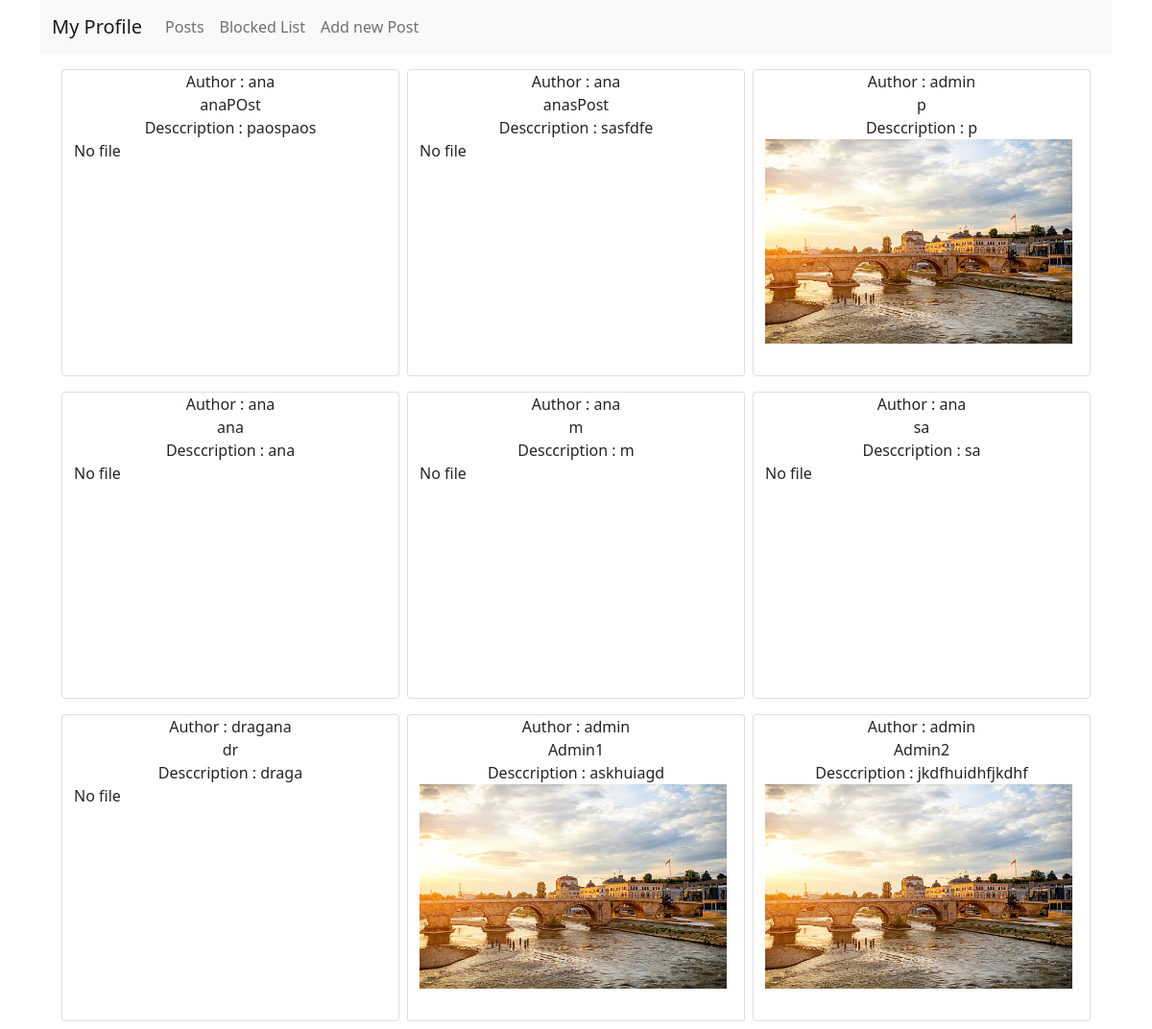
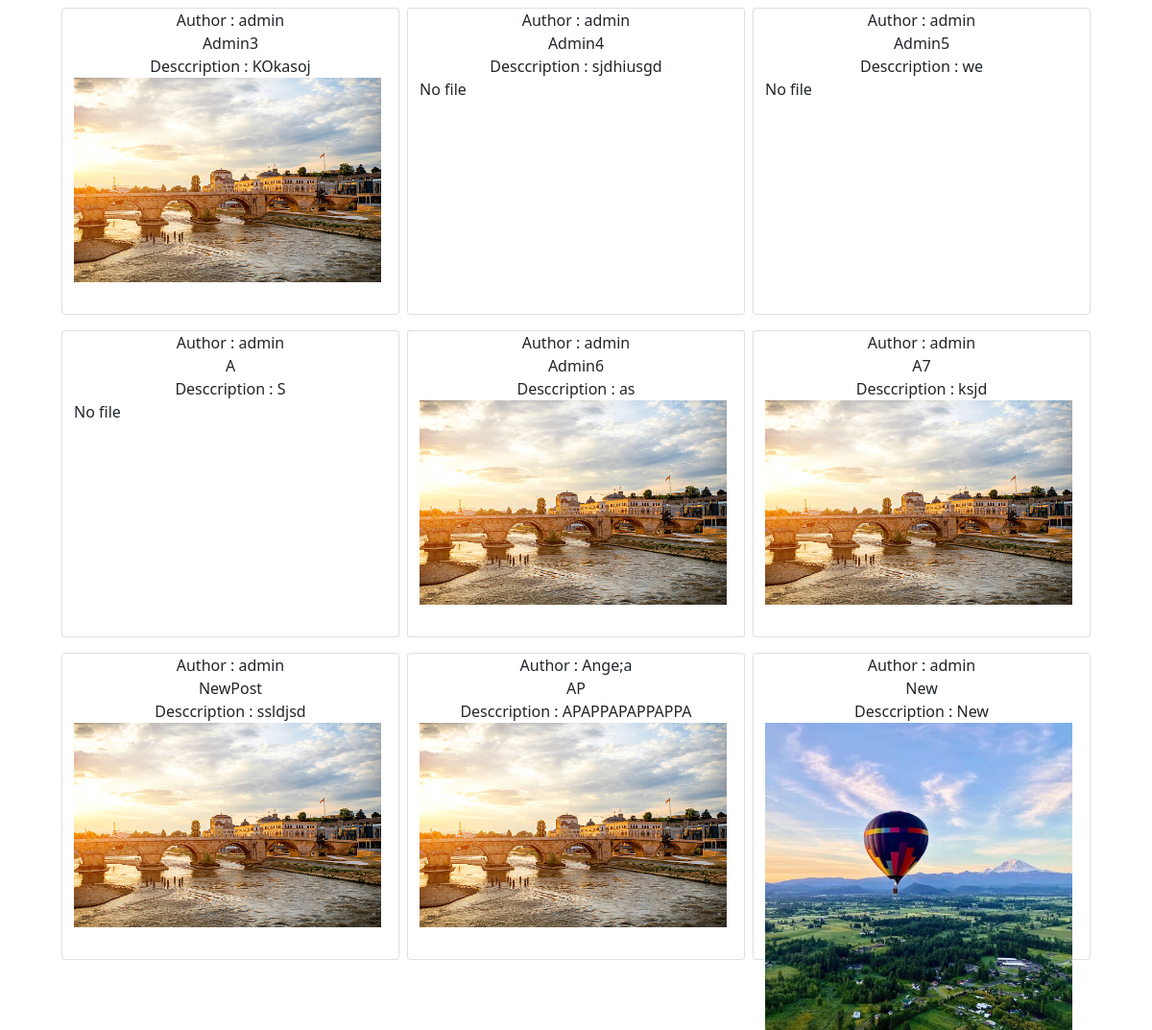
Screenshot of /posts/ (signed in) with the database file from the repository (2 pictures, top to bottom).
### labDj/models.py (models this page shows, shortened)
class Post(models.Model):
    author = models.ForeignKey(UserModel, on_delete=models.CASCADE)
    title = models.CharField(max_length=50)
    desc = models.CharField(max_length=200)
    pub_date = models.DateTimeField('publish_date')
    change_date = models.DateTimeField('change_date')
    file = models.FileField(upload_to="post_pictures", blank=True, null=True)

class UserModel(models.Model):
    user_model = models.ForeignKey(django.contrib.auth.models.User, on_delete=models.CASCADE)
    profile_pic = models.ImageField(upload_to="profile_pictures", blank=True, null=True)
    profession = models.CharField(max_length=50, blank=True, null=True)

### labDj/views.py (the view)
# urls.py: path('posts/', posts, name='post'),
def posts(request):
    blocked = BlockedList.objects.filter(user_blocking__user_model=request.user)
    block_list = [b.user_blocked.user_model for b in blocked]
    print(block_list)
    queryset = Post.objects.exclude(author__user_model=request.user).exclude(author__user_model__in=block_list)
    context = {"posts": queryset}
    return render(request, 'posts.html', context=context)

### labDj/templates/posts.html (shortened to what this page needs)
<!DOCTYPE html>
<html lang="en">
<head>
    <link href="https://cdn.jsdelivr.net/npm/bootstrap@5.0.2/dist/css/bootstrap.min.css" rel="stylesheet"
>
</head>
<body>
<div class="container">
        <nav class="navbar navbar-expand-lg navbar-light bg-light mb-3">
        <div class="container-fluid">
            <a class="navbar-brand" href="http://127.0.0.1:8000/profile">My Profile</a>
            <div class="collapse navbar-collapse" id="navbarNav">
                <ul class="navbar-nav">
                    <li class="nav-item">
                        <a class="nav-link" href="http://127.0.0.1:8000/posts/">Posts</a>
                    </li>
                    <li class="nav-item">
                        <a class="nav-link" href="http://127.0.0.1:8000/blockedUsers/">Blocked List</a>
                    </li>
                    <li class="nav-item">
                        <a class="nav-link" href="http://127.0.0.1:8000/add/post/">Add new Post</a>
                    </li>
                </ul>
            </div>
        </div>
    </nav>
    <div class="row d-flex justify-content-center align-items-center">
        {% for post in posts %}
            <div class="card mb-3 mx-1" style="width: 22rem; height: 20rem;">
                <div class="text-center">
                    Author :
                    {{ post.author.user_model.first_name }}
                </div>
                <div class="text-center">
                    {{ post.title }}
                </div>
                <div class="text-center">
                    Desccription :
                    {{ post.desc }}
                </div>
                <div>
                    {% if post.file.url != null %}
                        <img src="{{ MEDIA_URL }}{{ post.file.url }}" alt="Post img">
                    {% else %}
                        <div>No file</div>
                    {% endif %}
                </div>
            </div>
        {% endfor %}
    </div>
</div>
</body>
</html>

### labDj/templates/posts.html (style rules this page uses)
img { width: 20rem; }

### rows the page displays
Post: author.user_model.first_name "ana", title "anaPOst", desc "paospaos", file "No file"
Post: author.user_model.first_name "ana", title "anasPost", desc "sasfdfe", file "No file"
Post: author.user_model.first_name "admin", title "p", desc "p", file (picture)
Post: author.user_model.first_name "ana", title "ana", desc "ana", file "No file"
Post: author.user_model.first_name "ana", title "m", desc "m", file "No file"
Post: author.user_model.first_name "ana", title "sa", desc "sa", file "No file"
Post: author.user_model.first_name "dragana", title "dr", desc "draga", file "No file"
Post: author.user_model.first_name "admin", title "Admin1", desc "askhuiagd", file (picture)
Post: author.user_model.first_name "admin", title "Admin2", desc "jkdfhuidhfjkdhf", file (picture)
Post: author.user_model.first_name "admin", title "Admin3", desc "KOkasoj", file (picture)
Post: author.user_model.first_name "admin", title "Admin4", desc "sjdhiusgd", file "No file"
Post: author.user_model.first_name "admin", title "Admin5", desc "we", file "No file"
Post: author.user_model.first_name "admin", title "A", desc "S", file "No file"
Post: author.user_model.first_name "admin", title "Admin6", desc "as", file (picture)
Post: author.user_model.first_name "admin", title "A7", desc "ksjd", file (picture)
Post: author.user_model.first_name "admin", title "NewPost", desc "ssldjsd", file (picture)
Post: author.user_model.first_name "Ange;a", title "AP", desc "APAPPAPAPPAPPA", file (picture)
Post: author.user_model.first_name "admin", title "New", desc "New", file (picture)
